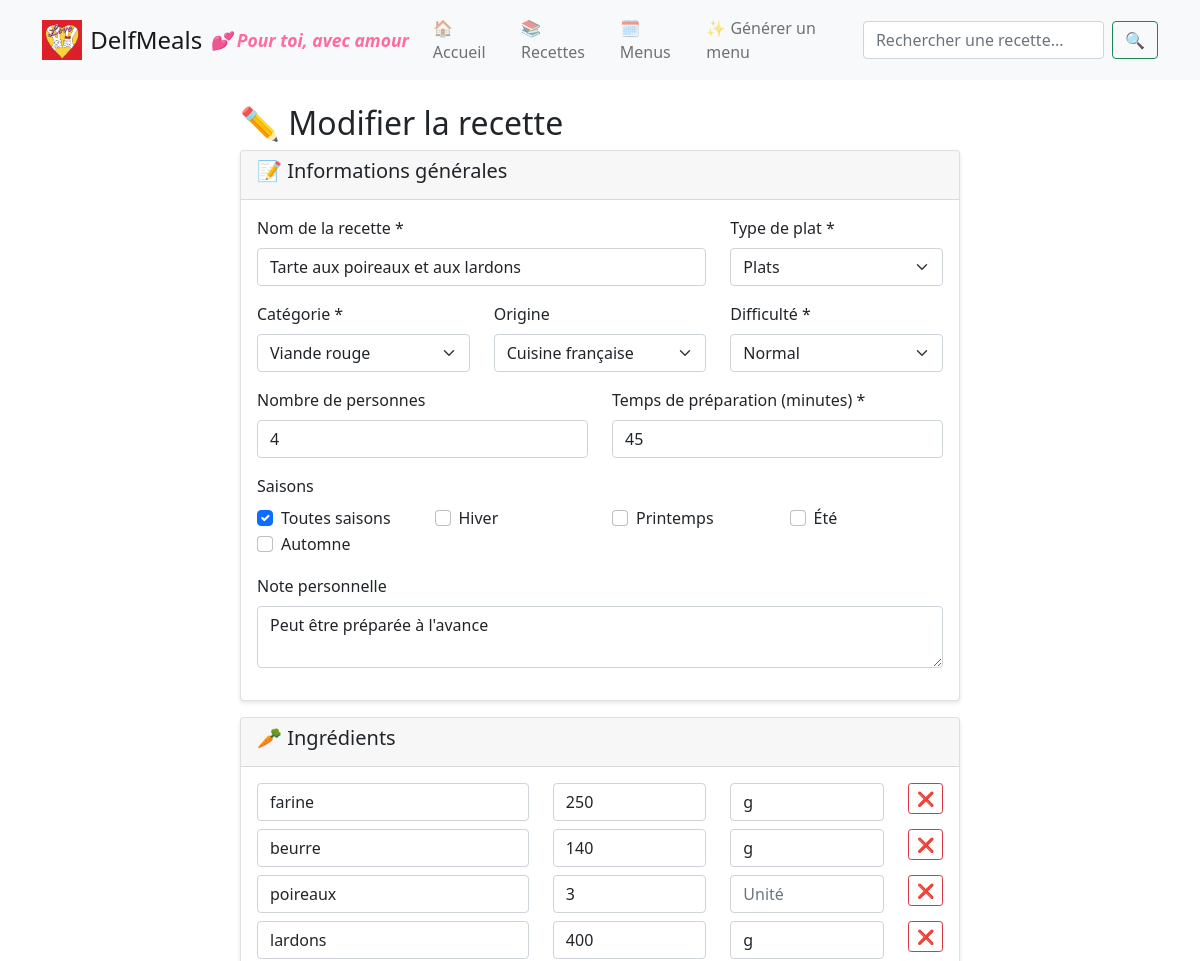
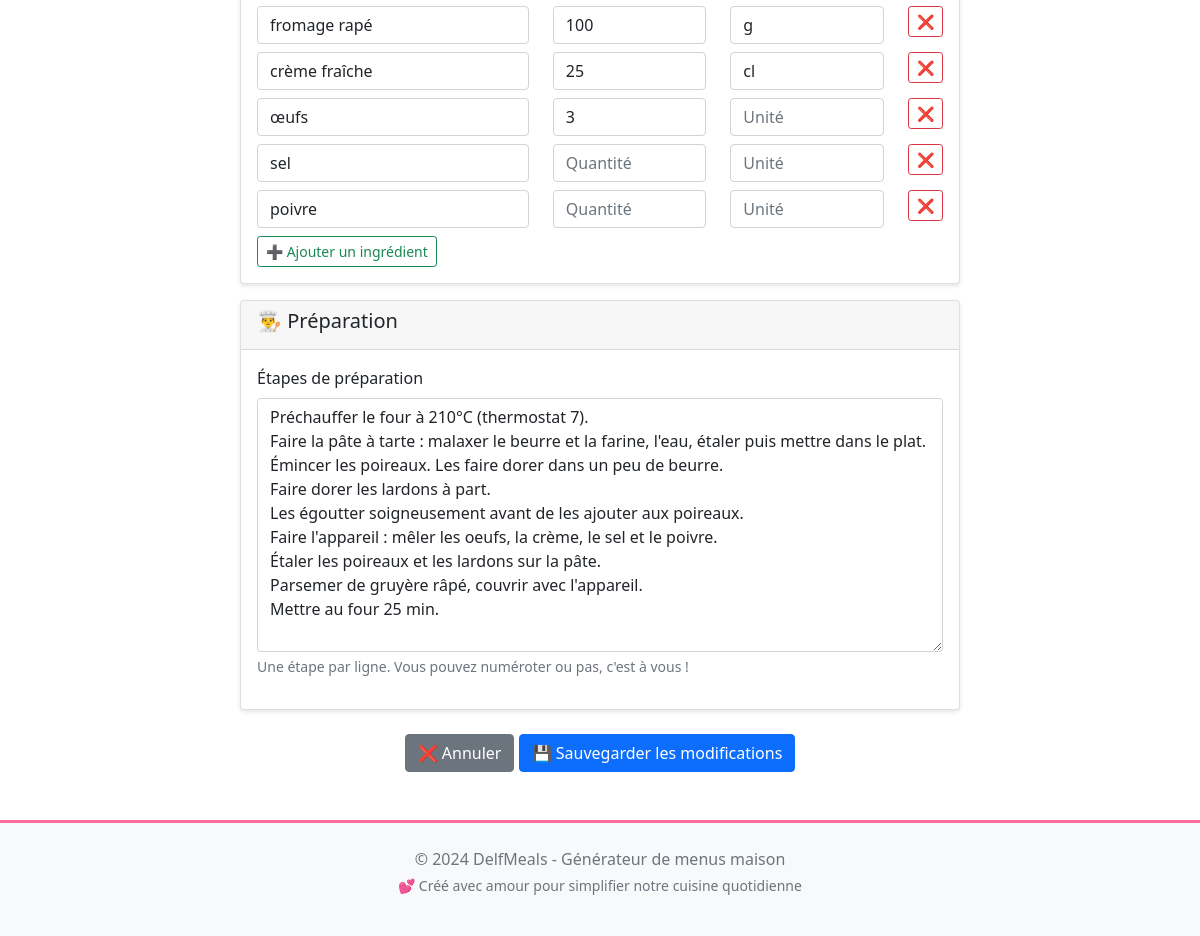
Page /recettes/1/edit on the committed database (2 pictures, top to bottom).
### models/database.py (models this page shows, shortened)
class Recette(db.Model):
    __tablename__ = 'recettes'
    id = db.Column(Integer, primary_key=True)
    nom = db.Column(String(200), nullable=False)
    type_plat = db.Column(String(50), nullable=False)
    origine = db.Column(String(100))
    categorie = db.Column(String(50), nullable=False)
    nb_personnes = db.Column(Integer, default=4)
    temps_preparation = db.Column(Integer, nullable=False)
    difficulte = db.Column(String(50), nullable=False)
    saisons = db.Column(Text)  # JSON stringifié
    preparation = db.Column(Text)  # JSON stringifié
    ingredients = db.Column(Text)  # JSON stringifié
    note = db.Column(Text)
    date_creation = db.Column(DateTime, default=datetime.utcnow)
    date_modification = db.Column(DateTime, default=datetime.utcnow, onupdate=datetime.utcnow)
    def to_dict(self):
        try:
            return {
                'Recette': self.nom,
                'Type de plat': self.type_plat,
                'Origine': self.origine,
                'Catégorie': self.categorie,
                'Nombre de personnes': self.nb_personnes,
                'Temps de préparation': self.temps_preparation,
                'Difficulté': self.difficulte,
                'Saison': json.loads(self.saisons) if self.saisons else [],
                'Préparation': json.loads(self.preparation) if self.preparation else [],
                'Ingrédients': json.loads(self.ingredients) if self.ingredients else [],
                'Note': self.note or ''
            }
        except (json.JSONDecodeError, Exception) as e:
            return {
                'Recette': self.nom,
                'Type de plat': self.type_plat,
                'Origine': self.origine,
                'Catégorie': self.categorie,
                'Nombre de personnes': self.nb_personnes,
                'Temps de préparation': self.temps_preparation,
                'Difficulté': self.difficulte,
                'Saison': [],
                'Préparation': [],
                'Ingrédients': [],
                'Note': self.note or ''
            }

### routes/recettes.py (the view, shortened to what this page needs)
@recettes.route('/<int:recette_id>/edit', methods=['GET', 'POST'])
def edit_recette(recette_id):
    with DatabaseManager() as db:
        recette = db.get_recette_by_id(recette_id)
        if not recette:
            flash('Recette introuvable', 'error')
            return redirect(url_for('recettes.list_recettes'))
    return render_template('recettes/form.html',
                         recette=recette,
                         recette_id=recette_id,
                         categories=CATEGORIES,
                         difficultes=DIFFICULTES,
                         origines=ORIGINES,
                         saisons=SAISONS,
                         types_plats=TYPE_PLATS)

### core/database_manager.py (called while the page is built)
    def __enter__(self):
        return self

    def __exit__(self, exc_type, exc_val, exc_tb):
        pass

    def get_recette_by_id(self, recette_id, as_dict=True):
        recette = Recette.query.get(recette_id)
        if recette is None:
            return None
        if as_dict:
            recette_dict = recette.to_dict()
            recette_dict['id'] = recette.id
            return recette_dict
        else:
            return recette

### templates/recettes/form.html (shortened to what this page needs)
{% extends "base.html" %}
{% block content %}
<div class="container-fluid">
    <div class="row">
        <div class="col-md-8 offset-md-2">
            <h2>
                {% if recette %}
                    ✏️ Modifier la recette
                {% else %}
                    ➕ Ajouter une nouvelle recette
                {% endif %}
            </h2>
            <form method="POST" class="needs-validation" novalidate>
                <div class="card">
                    <div class="card-header">
                        <h5>📝 Informations générales</h5>
                    </div>
                    <div class="card-body">
                        <div class="row">
                            <div class="col-md-8">
                                <div class="mb-3">
                                    <label for="nom" class="form-label">Nom de la recette *</label>
                                    <input type="text" class="form-control" id="nom" name="nom"
                                           value="{{ recette['Recette'] if recette else '' }}" required>
                                </div>
                            </div>
                            <div class="col-md-4">
                                <div class="mb-3">
                                    <label for="type_plat" class="form-label">Type de plat *</label>
                                    <select class="form-select" id="type_plat" name="type_plat" required>
                                        {% for type_plat in types_plats %}
                                        <option value="{{ type_plat }}"
                                                {% if recette and recette['Type de plat'] == type_plat %}selected{% endif %}>
                                            {{ type_plat }}
                                        </option>
                                        {% endfor %}
                                    </select>
                                </div>
                            </div>
                        </div>
                        <div class="row">
                            <div class="col-md-4">
                                <div class="mb-3">
                                    <label for="categorie" class="form-label">Catégorie *</label>
                                    <select class="form-select" id="categorie" name="categorie" required>
                                        {% for categorie in categories %}
                                        <option value="{{ categorie }}"
                                                {% if recette and recette['Catégorie'] == categorie %}selected{% endif %}>
                                            {{ categorie }}
                                        </option>
                                        {% endfor %}
                                    </select>
                                </div>
                            </div>
                            <div class="col-md-4">
                                <div class="mb-3">
                                    <label for="origine" class="form-label">Origine</label>
                                    <select class="form-select" id="origine" name="origine">
                                        {% for origine in origines %}
                                        <option value="{{ origine }}"
                                                {% if recette and recette.get('Origine') == origine %}selected{% endif %}>
                                            {{ origine }}
                                        </option>
                                        {% endfor %}
                                    </select>
                                </div>
                            </div>
                            <div class="col-md-4">
                                <div class="mb-3">
                                    <label for="difficulte" class="form-label">Difficulté *</label>
                                    <select class="form-select" id="difficulte" name="difficulte" required>
                                        {% for difficulte in difficultes %}
                                        <option value="{{ difficulte }}"
                                                {% if recette and recette['Difficulté'] == difficulte %}selected{% endif %}>
                                            {{ difficulte }}
                                        </option>
                                        {% endfor %}
                                    </select>
                                </div>
                            </div>
                        </div>
                        <div class="row">
                            <div class="col-md-6">
                                <div class="mb-3">
                                    <label for="nb_personnes" class="form-label">Nombre de personnes</label>
                                    <input type="number" class="form-control" id="nb_personnes" name="nb_personnes"
                                           value="{{ recette['Nombre de personnes'] if recette else 4 }}" min="1" max="20">
                                </div>
                            </div>
                            <div class="col-md-6">
                                <div class="mb-3">
                                    <label for="temps_preparation" class="form-label">Temps de préparation (minutes) *</label>
                                    <input type="number" class="form-control" id="temps_preparation" name="temps_preparation"
                                           value="{{ recette['Temps de préparation'] if recette else '' }}" min="1" required>
                                </div>
                            </div>
                        </div>
                        <div class="mb-3">
                            <label class="form-label">Saisons</label>
                            <div class="row">
                                {% for saison in saisons %}
                                <div class="col-md-3">
                                    <div class="form-check">
                                        <input class="form-check-input" type="checkbox" id="saison_{{ loop.index }}"
                                               name="saisons" value="{{ saison }}"
                                               {% if recette and saison in recette.get('Saison', []) %}checked{% endif %}>
                                        <label class="form-check-label" for="saison_{{ loop.index }}">
                                            {{ saison }}
                                        </label>
                                    </div>
                                </div>
                                {% endfor %}
                            </div>
                        </div>
                        <div class="mb-3">
                            <label for="note" class="form-label">Note personnelle</label>
                            <textarea class="form-control" id="note" name="note" rows="2">{{ recette.get('Note', '') if recette else '' }}</textarea>
                        </div>
                    </div>
                </div>
                <div class="card mt-3">
                    <div class="card-header">
                        <h5>🥕 Ingrédients</h5>
                    </div>
                    <div class="card-body">
                        <div id="ingredients-container">
                            {% if recette and recette.get('Ingrédients') %}
                                {% for ingredient in recette['Ingrédients'] %}
                                <div class="row mb-2 ingredient-row">
                                    <div class="col-md-5">
                                        <input type="text" class="form-control" name="ingredient_nom"
                                               placeholder="Nom de l'ingrédient" value="{{ ingredient['nom'] }}">
                                    </div>
                                    <div class="col-md-3">
                                        <input type="text" class="form-control" name="ingredient_quantite"
                                               placeholder="Quantité" value="{{ ingredient['quantité'] }}">
                                    </div>
                                    <div class="col-md-3">
                                        <input type="text" class="form-control" name="ingredient_unite"
                                               placeholder="Unité" value="{{ ingredient['unité'] }}">
                                    </div>
                                    <div class="col-md-1">
                                        <button type="button" class="btn btn-sm btn-outline-danger remove-ingredient">
                                            ❌
                                        </button>
                                    </div>
                                </div>
                                {% endfor %}
                            {% endif %}
                        </div>
                        <button type="button" class="btn btn-sm btn-outline-success" id="add-ingredient">
                            ➕ Ajouter un ingrédient
                        </button>
                    </div>
                </div>
                <div class="card mt-3">
                    <div class="card-header">
                        <h5>👨‍🍳 Préparation</h5>
                    </div>
                    <div class="card-body">
                        <div class="mb-3">
                            <label for="preparation" class="form-label">Étapes de préparation</label>
                            <textarea class="form-control" id="preparation" name="preparation" rows="10"
                                      placeholder="Une étape par ligne...">{% if recette and recette.get('Préparation') %}{{ recette['Préparation']|join('\n') }}{% endif %}</textarea>
                            <div class="form-text">Une étape par ligne. Vous pouvez numéroter ou pas, c'est à vous !</div>
                        </div>
                    </div>
                </div>
                <div class="mt-4 text-center">
                    <a href="{{ url_for('recettes.list_recettes') }}" class="btn btn-secondary">
                        ❌ Annuler
                    </a>
                    <button type="submit" class="btn btn-primary">
                        {% if recette %}💾 Sauvegarder les modifications{% else %}✨ Créer la recette{% endif %}
                    </button>
                </div>
            </form>
        </div>
    </div>
</div>
{% endblock %}

### static/css/style.css (style rules this page uses)
:root { --primary-color: #0d6efd; --secondary-color: #6c757d; --success-color: #198754; --warning-color: #ffc107; --danger-color: #dc3545; --light-color: #f8f9fa; --dark-color: #212529; --accent-color: #ff6b9d; --warm-color: #ffeaa7; }
body { font-family: 'Arial', sans-serif; background-color: #fefefe; }
.card { border: none; box-shadow: 0 2px 4px rgba(0,0,0,0.1); transition: transform 0.2s ease-in-out; }
.btn-primary { background-color: var(--primary-color); border-color: var(--primary-color); }
.card-header { background-color: var(--light-color); border-bottom: 2px solid var(--accent-color); }
.card { animation: fadeInUp 0.6s ease-out; }

### rows in the picture
Recette: nom "Tarte aux poireaux et aux lardons", type_plat "Plats", categorie "Viande rouge", origine "Cuisine française", difficulte "Normal", note "Peut être préparée à l'avance"

### other values in the picture
{{ saison }} "Toutes saisons" "Hiver" "Printemps" "Été" "Automne"
